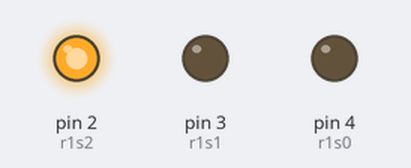
The sketch below on a simulated Arduino Uno, built with avr-gcc and run on an emulated ATmega328P. Parts: output pins drawn as LEDs (lit = HIGH).

Above: at 7.5 s.
At 16.5 s:
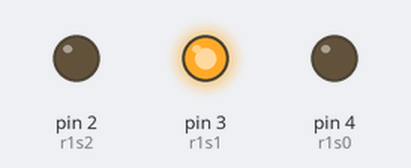
At 25.5 s:
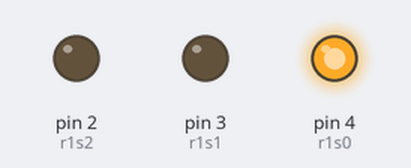
Timing chart, 0 to 42.9 s (numbered marks = the images above):
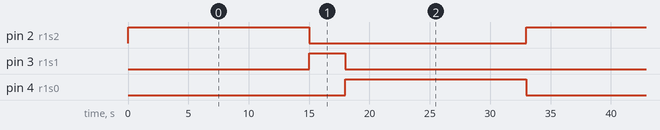

Measured:
- by itself, pin 2 (r1s2), pin 4 (r1s0): alternates HIGH for 15.0 s and LOW for 18.0 s
- by itself, pin 3 (r1s1): alternates HIGH for 3.0 s and LOW for 30.0 s
- by itself, everything shown: repeats every 33.0 s, in 3 steps

The sketch:

semaforo1.ino
```cpp
// C++ code //

int r1s2 = 2;
int r1s1 = 3;
int r1s0 = 4;

void setup()
{
  pinMode(r1s2, OUTPUT);
  pinMode(r1s1, OUTPUT);
  pinMode(r1s0, OUTPUT);
}

void loop()
{
  // 1 loop //
  digitalWrite(r1s2, HIGH); // VERDE - !
  digitalWrite(r1s1, LOW);
  digitalWrite(r1s0, LOW);
  delay(15000);

  digitalWrite(r1s2, LOW);
  digitalWrite(r1s1, HIGH); // AMARELO - !
  delay(3000);

  digitalWrite(r1s1, LOW);
  digitalWrite(r1s0, HIGH);
  delay(15000);

}
```
